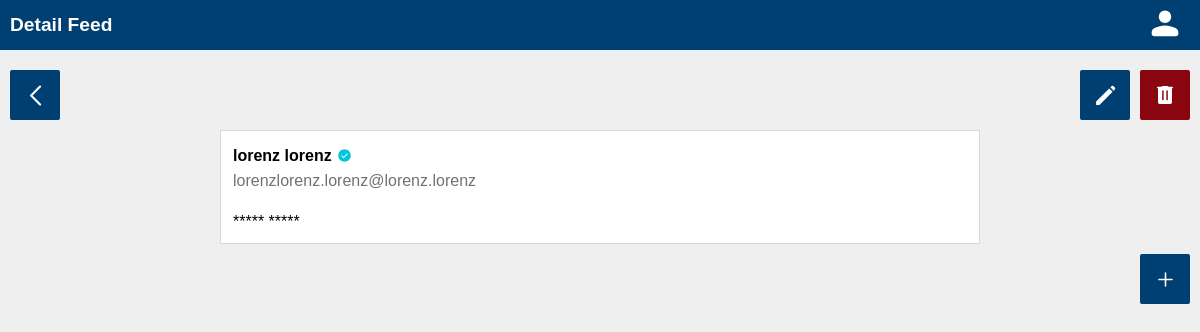
The page /feeds/58 (signed in) on the database as committed earlier.
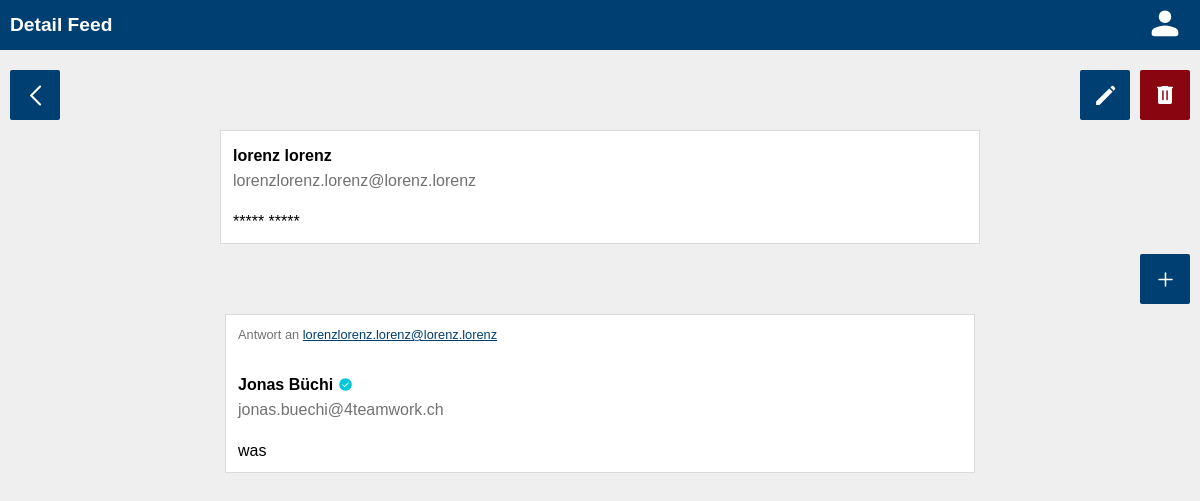
The same page on the database as committed later.
### commentary/models.py (models this page shows, shortened)
class Commentary(models.Model):
    text = models.TextField(max_length=200)
    feed = models.ForeignKey(
        Feed, on_delete=models.CASCADE, related_name="commentaries"
    )
    author = models.ForeignKey(
        User, on_delete=models.CASCADE, related_name="commentaries"
    )
    class Meta:
        ordering = ["-id"]

### feeds/models.py (models this page shows, shortened)
class Feed(models.Model):
    text = models.TextField(max_length=200)
    author = models.ForeignKey(
        User,
        on_delete=models.CASCADE,
        related_name="feeds",
    )
    class Meta:
        ordering = ["-id"]

### authentication/models.py (models this page shows)
class User(AbstractUser):
    first_name = models.CharField(max_length=100, verbose_name="Vorname")
    last_name = models.CharField(max_length=100, verbose_name="Nachname")
    username = models.EmailField(unique=True, verbose_name="Benutzername")
    email = models.EmailField(unique=True, verbose_name="E-Mail Adresse")
    USERNAME_FIELD = "email"
    REQUIRED_FIELDS = ["username"]
    birthdate = models.DateField(null=True, verbose_name="Geburtsdatum")
    verified = models.BooleanField(null=True)
    role = models.ForeignKey(
        Role, on_delete=models.SET_NULL, related_name="roles", null=True, blank=True
    )

### feeds/views.py (the view)
# urls.py: path("feeds/<slug:pk>", FeedView.as_view(), name="feed"),
class FeedView(generic.DetailView):
    model = Feed
    template_name = "feeds/feed.html"

### feeds/templates/feeds/feed.html (shortened to what the changed rows need)
{% load static %}
<!DOCTYPE html>
<html lang="en">
<head>
    <link rel="stylesheet" href="{% static 'global.css' %}">
    <link rel="stylesheet" href="{% static 'header.css' %}">
    <link rel="stylesheet" href="{% static 'style.css' %}">
    <link rel="stylesheet" href="{% static 'feeds.css' %}">
</head>
<body>
<header>
    <div class="grid-header">
        <h1 class="title">Detail Feed</h1>
    </div>
</header>
<main>
    {% if request.user.id == feed.author.id or perms.feeds.view_feed %}
        <div class="card feed">
            <a href="{% url 'user' feed.author.id %}" class="author">
                <div class="fulname-container">
                    {% if feed.author.first_name != "" and feed.author.last_name != "" %}
                        <p class="fulname">{{ feed.author.first_name }} {{ feed.author.last_name }}</p>
                    {% else %}
                        <p class="fulname">Unknown</p>
                    {% endif %}
                    {% for group in feed.author.groups.values %}
                        {% if group.name == "verified" %}
                            <img class="verify" src="{% static 'svgs/verified.svg' %}" height="15px"/>
                        {% endif %}
                    {% endfor %}
                </div>
            </a>
        </div>
        {% if perms.commentary.view_commentary %}
            <div class="grid-commentaries">
                {% for commentary in feed.commentaries.all %}
                    <a href={% url 'commentary' commentary.id %}>
                        <div class="card commentary">
                            <div class="answer">
                                <p>Antwort an <span class="answer-email">{{ commentary.feed.author.email }}</span></p>
                            </div>
                            <div class="author">
                                <div class="fulname-container">
                                    {% if commentary.author.first_name != "" and commentary.author.last_name != "" %}
                                        <p class="fulname">{{ commentary.author.first_name }} {{ commentary.author.last_name }}</p>
                                    {% else %}
                                        <p class="fulname">Unknown</p>
                                    {% endif %}
                                    {% for group in commentary.author.groups.values %}
                                        {% if group.name == "verified" %}
                                            <img class="verify" src="{% static 'svgs/verified.svg' %}" height="15px"/>
                                        {% endif %}
                                    {% endfor %}
                                </div>
                                <p class="email">{{ commentary.author.email }}</p>
                            </div>
                            <div class="text">
                                <p>{{ commentary.text }}</p>
                            </div>
                        </div>
                    </a>
                {% endfor %}
            </div>
        {% endif %}
    {% else %}
        <div class="no-perm">
            <p>Zugriff verweigert</p>
        </div>
    {% endif %}
</main>

Rows that differ between the two databases and show on the page:
added Commentary: feed.author.email "lorenzlorenz.lorenz@lorenz.lorenz", author.first_name "Jonas", author.last_name "Büchi", author.email "jonas.buechi@4teamwork.ch", text "was"
